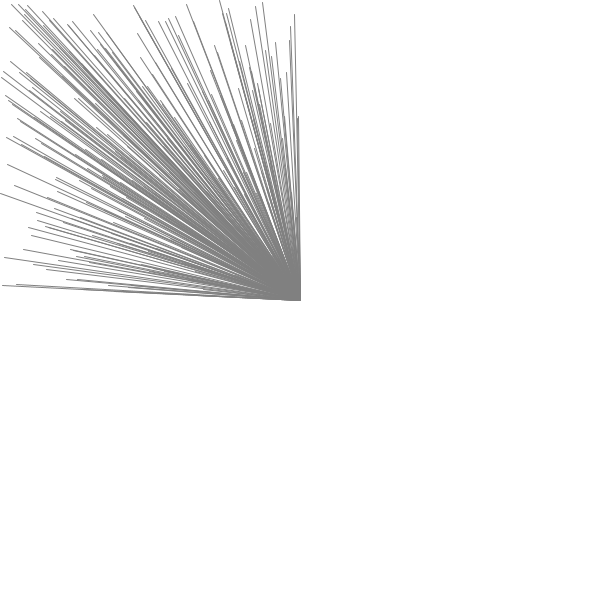
Frame 1 (no input)
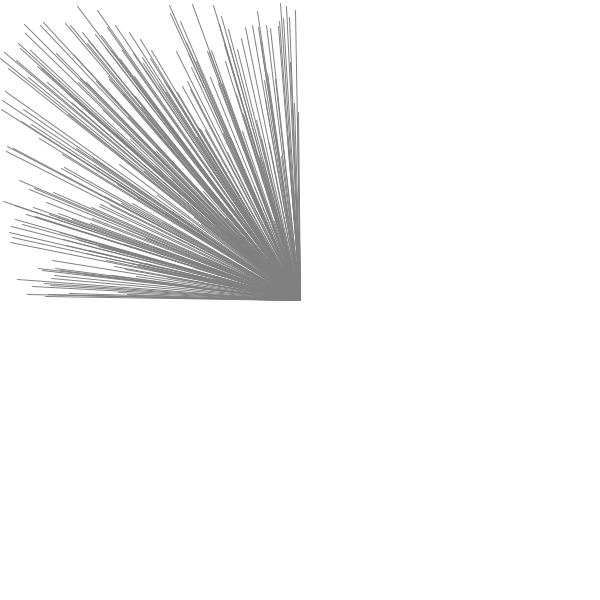
Frame 60 (the mouse pressed at the canvas centre just before this capture)
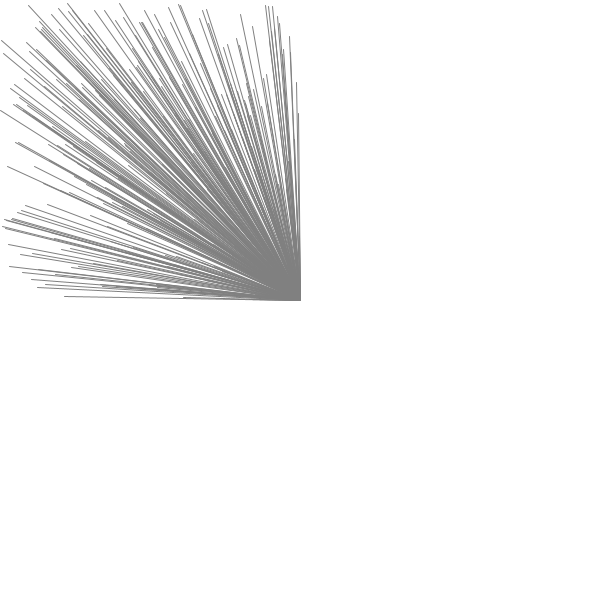
Frame 120 (the mouse held since frame 60 and released just before this capture)

The Processing sketch that drew these frames (run headless with seeded random() and noise(); from frame 60 on, the mouse is pressed at the canvas centre):

// Processing sketch: sample_04_line_drawing_radial
// ── sample_04_line_drawing_radial.pde
/* 
1.radial lines
*/

void setup(){
  size(600, 600);
  stroke(128);
}

void draw(){
  int col = 0;
  
  background(255);
  while(col < width/2){
    line(width/2, height/2, col, random(height/2));
    col++;
  }
}
